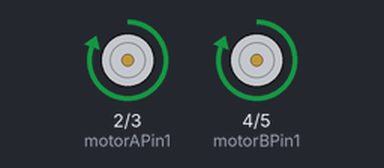
A sketch run on a simulated Arduino Uno, built with avr-gcc and run on an emulated ATmega328P. On the bench: motor-driver pin pairs drawn as motors (green arrow = first pin HIGH = forward, orange = second pin HIGH = backward, longer = more drive, scaled by the enable pin).

Above: at 1.0 s.
At 5.5 s:
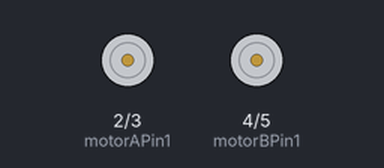
Timing chart, 0 to 6.9 s (numbered marks = the images above):
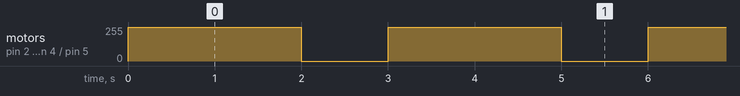

Measured:
- by itself, motor on pin 2 (motorAPin1) / pin 3 (motorAPin2), motor on pin 4 (motorBPin1) / pin 5 (motorBPin2): alternates forward 255/255 for 2.0 s and stopped for 1.0 s

The sketch:

sketch_feb26b.ino
```cpp
// Motor A connections
const int motorAPin1 = 2;  // Connect to L298N IN1
const int motorAPin2 = 3;  // Connect to L298N IN2
const int motorAEnablePin = 9;  // Connect to L298N ENA

// Motor B connections
const int motorBPin1 = 4;  // Connect to L298N IN3
const int motorBPin2 = 5;  // Connect to L298N IN4
const int motorBEnablePin = 10;  // Connect to L298N ENB

void setup() {
  // Set motor control pins as outputs
  pinMode(motorAPin1, OUTPUT);
  pinMode(motorAPin2, OUTPUT);
  pinMode(motorAEnablePin, OUTPUT);

  pinMode(motorBPin1, OUTPUT);
  pinMode(motorBPin2, OUTPUT);
  pinMode(motorBEnablePin, OUTPUT);
}

void loop() {
  // Move both motors forward
  digitalWrite(motorAPin1, HIGH);
  digitalWrite(motorAPin2, LOW);
  analogWrite(motorAEnablePin, 255);  // Adjust speed by changing the PWM value

  digitalWrite(motorBPin1, HIGH);
  digitalWrite(motorBPin2, LOW);
  analogWrite(motorBEnablePin, 255);  // Adjust speed by changing the PWM value

  delay(2000);  // Move forward for 2 seconds

  // Stop both motors
  digitalWrite(motorAPin1, LOW);
  digitalWrite(motorAPin2, LOW);
  analogWrite(motorAEnablePin, 0);

  digitalWrite(motorBPin1, LOW);
  digitalWrite(motorBPin2, LOW);
  analogWrite(motorBEnablePin, 0);

  delay(1000);  // Stop for 1 second
}
```
